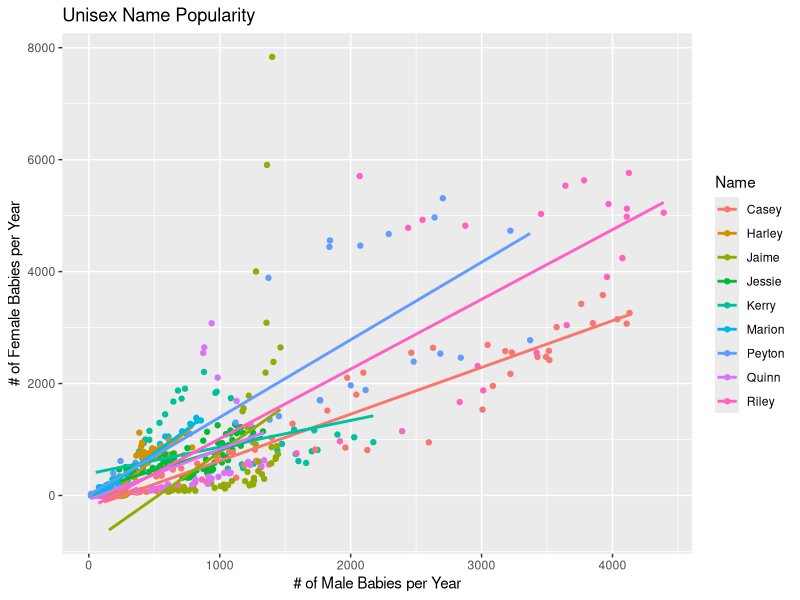

Recreate this plot in R.
# Run the code below to set up the data
# Add theme_minimal() to the plot.
# Increase the font size of the title.

# Bonus: What else can you change?

library(tidyverse)
# Load and reshape data
unisex_data <- read_csv("data/unisex.csv")
unisex_data <- unisex_data %>%
  select(-prop) %>%
  spread(sex, n, fill=0)
unisex_data

# make a scatterplot: add theme elements
ggplot(unisex_data, aes(x=Male, y=Female, color=name)) + 
  geom_point() +
  geom_smooth(method="lm", se=FALSE) + 
  labs(title="Unisex Name Popularity",
       x="# of Male Babies per Year",
       y="# of Female Babies per Year",
       color="Name") 

